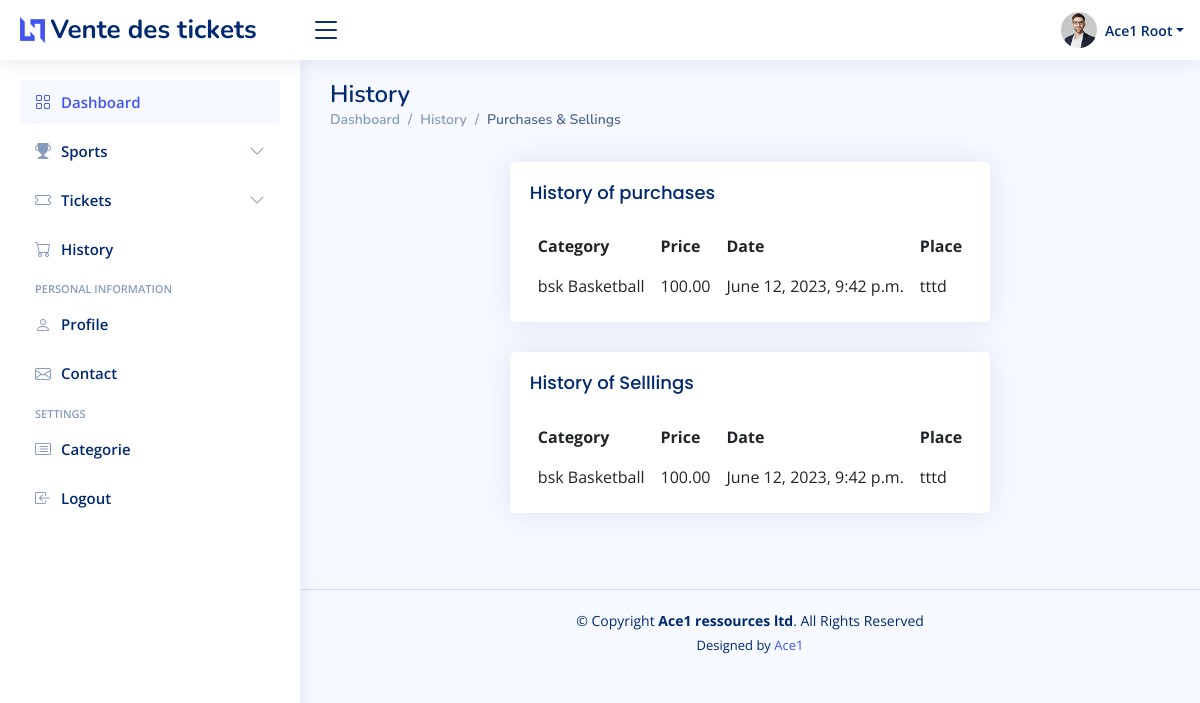
The page /orders on the database as committed earlier.
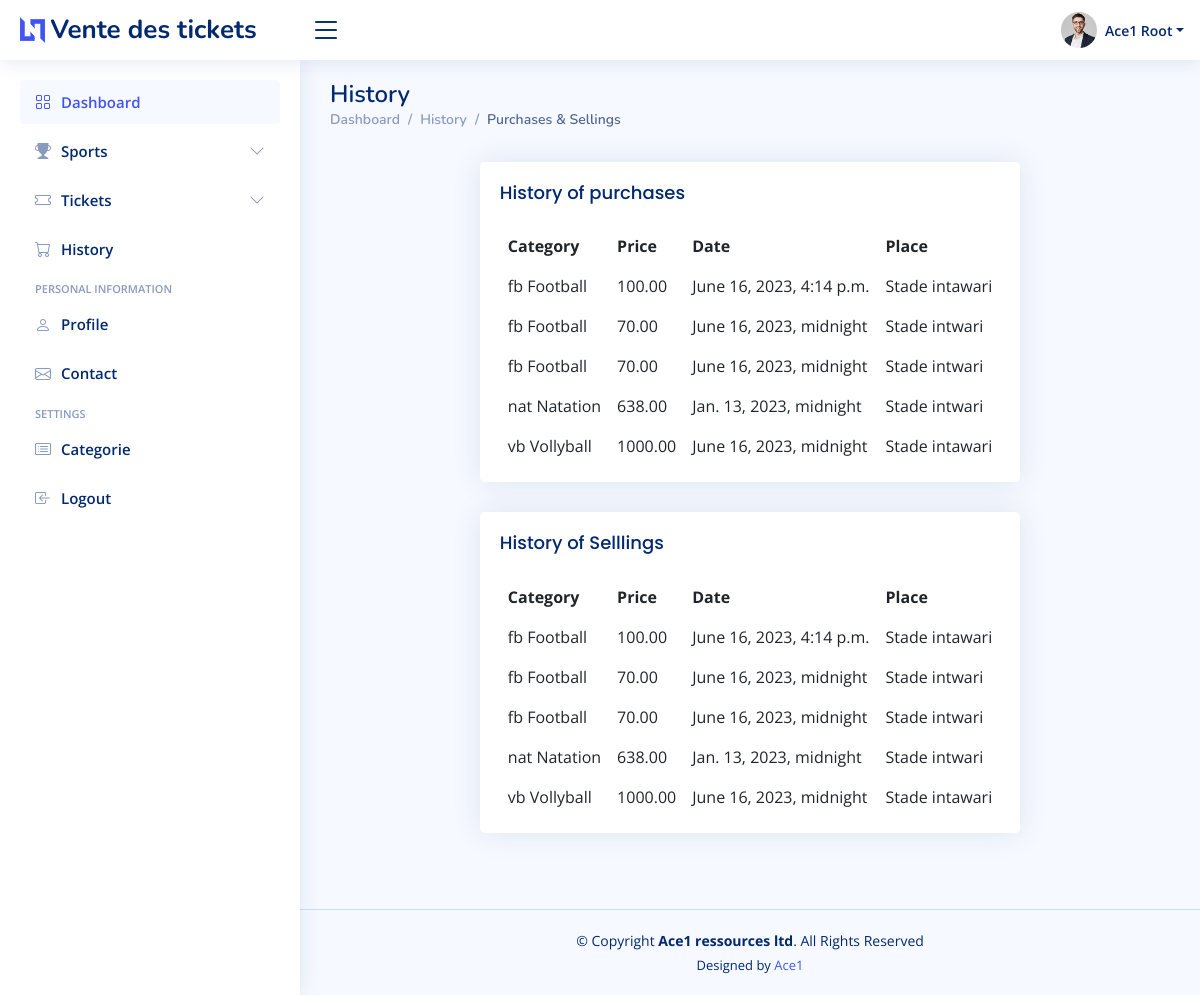
The same page on the database as committed later.
### app/models/ticket.py (models this page shows)
class Ticket(models.Model):
    categorie = models.ForeignKey(Category, on_delete=models.SET_NULL, blank=True, null=True)
    description = models.CharField(max_length=100, null=True)
    place = models.CharField(max_length=100, null=True)
    price = models.DecimalField(max_digits=10, decimal_places=2)
    image=models.ImageField( upload_to='images/tickets/', height_field=None, width_field=None, max_length=None)
    status=models.BooleanField()
    date_ajout = models.DateTimeField(default=timezone.now,auto_now=False,auto_now_add=False)
    expiration = models.DateTimeField(auto_now=False,auto_now_add=False)

### app/models/category.py (models this page shows)
class Category(models.Model):
    code = models.CharField(max_length=50, null=True)
    description = models.CharField(null=False, max_length=50,unique=True)
    def __str__(self):
        return f"{self.code} {self.description}"

### app/views/orders.py (the view)
# urls.py: path('',home.index,name='home_index' ),
def index(request):
    tickets=Ticket.objects.all()
    return render(request,'app/orders/index.html',{'tickets':tickets})

### app/templates/app/orders/index.html (shortened to what this page needs)
{% extends "app/layouts/default.html" %}
{% load static %}
{% block content %}
<main id="main" class="main">
  <div class="pagetitle">
    <h1>History</h1>
    <nav>
      <ol class="breadcrumb">
        <li class="breadcrumb-item"><a href="index.html">Dashboard</a></li>
        <li class="breadcrumb-item">History</li>
        <li class="breadcrumb-item active">Purchases & Sellings</li>
      </ol>
    </nav>
  <div class="col-xxl-12 col-md-4 d-flex justify-content-center w-100 p-3 flex-wrap gap-3">
     <form>
      <div class="col-12">
        <div class="card top-selling overflow-auto">
          <div class="card-body pb-0">
            <h5 class="card-title">History of purchases </h5>
            <table class="table table-borderless">
              <thead>
                <tr>
                  <th scope="col">Category</th>
                  <th scope="col">Price</th>
                  <th scope="col">Date</th>
                  <th scope="col">Place</th>
                </tr>
              </thead>
              <tbody>
                <tr>
                  {% for i in tickets %}
                  <tr>
                      <td>{{i.categorie}}</td>
                      <td>{{i.price}}</td>
                      <td>{{i.date_ajout}}</td>
                      <td>{{i.place}}</td>
                  </tr>
                  {% endfor %}
                </tr>
              </tbody>
            </table>
          </div>
        </div>
      </div>
      <div class="col-12">
        <div class="card top-selling overflow-auto">
          <div class="card-body pb-0">
            <h5 class="card-title">History of Selllings </h5>
            <table class="table table-borderless">
              <thead>
                <tr>
                  <th scope="col">Category</th>
                  <th scope="col">Price</th>
                  <th scope="col">Date</th>
                  <th scope="col">Place</th>
                </tr>
              </thead>
              <tbody>
                <tr>
                  {% for i in tickets %}
                  <tr>
                      <td>{{i.categorie}}</td>
                      <td>{{i.price}}</td>
                      <td>{{i.date_ajout}}</td>
                      <td>{{i.place}}</td>
                  </tr>
                  {% endfor %}
                </tr>
              </tbody>
            </table>
          </div>
        </div>
      </div>
     </form>
  </div>
</main>
{% endblock content %}

### app/templates/app/layouts/default.html (shortened to what this page needs)
<!DOCTYPE html>
<html lang="en">
{% include 'app/partials/head.html' %}
<body>
  {% include 'app/partials/nav.html' %}
  {% include 'app/partials/sidebar.html' %}
{% block content %}
{% endblock content %}
  {% include 'app/partials/footer.html' %}
  {% load static %}
</body>
</html>

### app/templates/app/partials/head.html (shortened to what this page needs)
{% load static %}
<head>
  <link href="{% static 'app/vendor/bootstrap/css/bootstrap.min.css'%}" rel="stylesheet">
  <link href="{% static 'app/vendor/bootstrap-icons/bootstrap-icons.css'%}" rel="stylesheet">
  <link href="{% static 'app/vendor/boxicons/css/boxicons.min.css'%}" rel="stylesheet">
  <link href="{% static 'app/vendor/quill/quill.snow.css'%}" rel="stylesheet">
  <link href="{% static 'app/vendor/quill/quill.bubble.css'%}" rel="stylesheet">
  <link href="{% static 'app/vendor/remixicon/remixicon.css'%}" rel="stylesheet">
  <link href="{% static 'app/vendor/simple-datatables/style.css'%}" rel="stylesheet">
  <link href="{% static 'app/css/style.css'%}" rel="stylesheet">
</head>

### app/templates/app/partials/nav.html (shortened to what this page needs)
{% load static %}
<header id="header" class="header fixed-top d-flex align-items-center">
  <div class="d-flex align-items-center justify-content-between">
    <a href="index.html" class="logo d-flex align-items-center">
      <img src="assets/img/logo.png" alt="">
      <span class="d-none d-lg-block">Vente des tickets</span>
    </a>
    <i class="bi bi-list toggle-sidebar-btn"></i>
  </div>
  <nav class="header-nav ms-auto">
    <ul class="d-flex align-items-center">
      <li class="nav-item dropdown pe-3" >
      </li>
      <li class="nav-item dropdown pe-3">
        <a class="nav-link nav-profile d-flex align-items-center pe-0" href="#" data-bs-toggle="dropdown">
          <img src="{% static 'app/img/profile-img.jpg'%}" alt="Profile" class="rounded-circle">
          <span class="d-none d-md-block dropdown-toggle ps-2">Ace1 Root</span>
        </a>
      </li>
    </ul>
  </nav>
</header>

### app/templates/app/partials/sidebar.html (shortened to what this page needs)
<aside id="sidebar" class="sidebar">
  <ul class="sidebar-nav" id="sidebar-nav">
    <li class="nav-item">
      <a class="nav-link" href="{% url 'home_index' %}">
        <i class="bi bi-grid"></i>
        <span>Dashboard</span>
      </a>
    </li>
    <li class="nav-item">
      <a
        class="nav-link collapsed"
        data-bs-target="#components-nav1"
        data-bs-toggle="collapse"
        href="#"
      >
        <i class="bi bi-trophy-fill"></i><span>Sports</span
        ><i class="bi bi-chevron-down ms-auto"></i>
      </a>
    </li>
    <li class="nav-item">
      <a
        class="nav-link collapsed"
        data-bs-target="#components-nav"
        data-bs-toggle="collapse"
        href="#"
      >
        <i class="bi bi-ticket"></i><span>Tickets</span
        ><i class="bi bi-chevron-down ms-auto"></i>
      </a>
    </li>
    <li class="nav-item">
      <a class="nav-link collapsed" href="{% url 'orders_index' %}">
        <i class="bi bi-cart"></i>
        <span>History</span>
      </a>
    </li>
    <li class="nav-heading">Personal information</li>
    <li class="nav-item">
      <a class="nav-link collapsed" href="users-profile.html">
        <i class="bi bi-person"></i>
        <span>Profile</span>
      </a>
    </li>
    <li class="nav-item">
      <a class="nav-link collapsed" href="pages-contact.html">
        <i class="bi bi-envelope"></i>
        <span>Contact</span>
      </a>
    </li>
    <li class="nav-heading">Settings</li>
    <li class="nav-item">
      <a class="nav-link collapsed" href="{% url 'category_index'%}">
        <i class="bi bi-card-list"></i>
        <span>Categorie</span>
      </a>
    </li>
    <li class="nav-item">
      <a class="nav-link collapsed" href="{% url 'logout__' %}">
        <i class="bi bi-box-arrow-in-left"></i>
        <span>Logout</span>
      </a>
    </li>
  </ul>
</aside>

### app/templates/app/partials/footer.html
<footer id="footer" class="footer">
  <div class="copyright">
    &copy; Copyright <strong><span>Ace1 ressources ltd</span></strong>. All Rights Reserved
  </div>
  <div class="credits">
    Designed by <a href="https://github.com/ace7260">Ace1</a>
  </div>
</footer>

### app/static/app/css/style.css (style rules this page uses)
:root { scroll-behavior: smooth; }
body { font-family: "Open Sans", sans-serif; background: #f6f9ff; color: #444444; }
a { color: #4154f1; text-decoration: none; }
h1, h2, h3, h4, h5, h6 { font-family: "Nunito", sans-serif; }
#main { margin-top: 60px; padding: 20px 30px; transition: all 0.3s; }
.pagetitle { margin-bottom: 10px; }
.pagetitle h1 { font-size: 24px; margin-bottom: 0; font-weight: 600; color: #012970; }
.card { margin-bottom: 30px; border: none; border-radius: 5px; box-shadow: 0px 0 30px rgba(1, 41, 112, 0.1); }
.card-title { padding: 20px 0 15px 0; font-size: 18px; font-weight: 500; color: #012970; font-family: "Poppins", sans-serif; }
.card-body { padding: 0 20px 20px 20px; }
.breadcrumb { font-size: 14px; font-family: "Nunito", sans-serif; color: #899bbd; font-weight: 600; }
.breadcrumb a { color: #899bbd; transition: 0.3s; }
.breadcrumb .breadcrumb-item::before { color: #899bbd; }
.breadcrumb .active { color: #51678f; font-weight: 600; }
.logo { line-height: 1; }
@media (min-width: 1200px) { .logo { width: 280px; } }
.logo img { max-height: 26px; margin-right: 6px; }
.logo span { font-size: 26px; font-weight: 700; color: #012970; font-family: "Nunito", sans-serif; }
.header { transition: all 0.5s; z-index: 997; height: 60px; box-shadow: 0px 2px 20px rgba(1, 41, 112, 0.1); background-color: #fff; padding-left: 20px; }
.header .toggle-sidebar-btn { font-size: 32px; padding-left: 10px; cursor: pointer; color: #012970; }
.header-nav ul { list-style: none; }
.header-nav>ul { margin: 0; padding: 0; }
.header-nav .nav-profile { color: #012970; }
.header-nav .nav-profile img { max-height: 36px; }
.header-nav .nav-profile span { font-size: 14px; font-weight: 600; }
.sidebar { position: fixed; top: 60px; left: 0; bottom: 0; width: 300px; z-index: 996; transition: all 0.3s; padding: 20px; overflow-y: auto; scrollbar-width: thin; scrollbar-color: #aab7cf transparent; box-shadow: 0px 0px 20px rgba(1, 41, 112, 0.1); background-color: #fff; }
@media (min-width: 1200px) { #main, #footer { margin-left: 300px; } }
.sidebar-nav { padding: 0; margin: 0; list-style: none; }
.sidebar-nav li { padding: 0; margin: 0; list-style: none; }
.sidebar-nav .nav-item { margin-bottom: 5px; }
.sidebar-nav .nav-heading { font-size: 11px; text-transform: uppercase; color: #899bbd; font-weight: 600; margin: 10px 0 5px 15px; }
.sidebar-nav .nav-link { display: flex; align-items: center; font-size: 15px; font-weight: 600; color: #4154f1; transition: 0.3; background: #f6f9ff; padding: 10px 15px; border-radius: 4px; }
.sidebar-nav .nav-link i { font-size: 16px; margin-right: 10px; color: #4154f1; }
.sidebar-nav .nav-link.collapsed { color: #012970; background: #fff; }
.sidebar-nav .nav-link.collapsed i { color: #899bbd; }
.sidebar-nav .nav-link .bi-chevron-down { margin-right: 0; transition: transform 0.2s ease-in-out; }
.footer { padding: 20px 0; font-size: 14px; transition: all 0.3s; border-top: 1px solid #cddfff; }
.footer .copyright { text-align: center; color: #012970; }
.footer .credits { padding-top: 5px; text-align: center; font-size: 13px; color: #012970; }

Rows that differ between the two databases and show on the page:
removed Ticket: categorie "bsk Basketball", price "100.00", date_ajout "June 12, 2023, 9:42 p.m.", place "tttd"
added Ticket: categorie "fb Football", price "100.00", date_ajout "June 16, 2023, 4:14 p.m.", place "Stade intawari"
added Ticket: categorie "fb Football", price "70.00", date_ajout "June 16, 2023, midnight", place "Stade intwari"
added Ticket: categorie "fb Football", price "70.00", date_ajout "June 16, 2023, midnight", place "Stade intwari"
added Ticket: categorie "nat Natation", price "638.00", date_ajout "Jan. 13, 2023, midnight", place "Stade intwari"
added Ticket: categorie "vb Vollyball", price "1000.00", date_ajout "June 16, 2023, midnight", place "Stade intawari"
